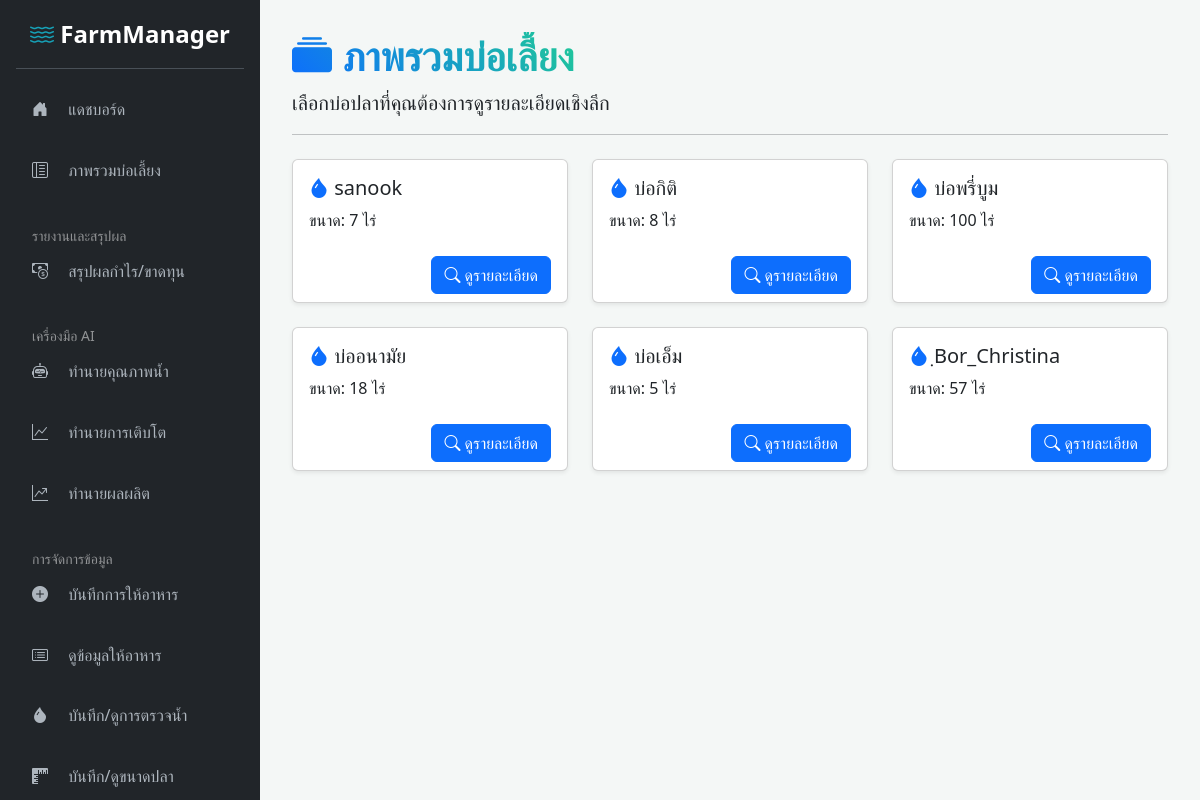
Page /view_ponds.php (signed in) on the committed database.
### tables this page shows
CREATE TABLE `ponds` (
  `id` int(11) NOT NULL,
  `name` varchar(100) NOT NULL,
  `size_rai` float NOT NULL
);

### view_ponds.php (the view, shortened to what this page needs)
<?php
include 'templates/sidebar_header.php';
$ponds_to_display = [];
if ($userRole === 'admin') {
    $stmt = $conn->query("SELECT * FROM ponds ORDER BY name ASC");
    $ponds_to_display = $stmt->fetchAll(PDO::FETCH_ASSOC);
}
?>
<h1 class="gradient-text fw-bolder"><i class="bi bi-collection-fill"></i> ภาพรวมบ่อเลี้ยง</h1>
<p class="lead">เลือกบ่อปลาที่คุณต้องการดูรายละเอียดเชิงลึก</p>
<hr class="mb-4">
<?php if (!empty($ponds_to_display)): ?>
    <div class="row row-cols-1 row-cols-md-2 row-cols-lg-3 g-4">
        <?php foreach ($ponds_to_display as $pond): ?>
            <div class="col">
                <div class="card h-100 shadow-sm">
                    <div class="card-body">
                        <h5 class="card-title"><i class="bi bi-droplet-fill text-primary"></i> <?= htmlspecialchars($pond['name']) ?></h5>
                        <p class="card-text">
                            ขนาด: <?= htmlspecialchars($pond['size_rai']) ?> ไร่
                        </p>
                    </div>
                    <div class="card-footer bg-transparent border-top-0 text-end">
                        <a href="pond_detail.php?id=<?= $pond['id'] ?>" class="btn btn-primary">
                            <i class="bi bi-search"></i> ดูรายละเอียด
                        </a>
                    </div>
                </div>
            </div>
        <?php endforeach; ?>
    </div>
<?php else: ?>
    <div class="alert alert-warning">
        ไม่พบบ่อปลาในความดูแลของคุณ
    </div>
<?php endif; ?>
<?php
include 'templates/sidebar_footer.php';
?>

### assets/css/custom.css (style rules this page uses)
:root { --primary-color: #0d6efd; --secondary-color: #6c757d; --sidebar-bg: #212529; --sidebar-link-color: #adb5bd; --sidebar-link-hover: #ffffff; --sidebar-link-active: #ffffff; }
body { background-color: #f4f7f6; min-height: 100vh; display: flex; }
.gradient-text { background-image: linear-gradient(45deg, var(--bs-primary), var(--bs-teal)); background-clip: text; -webkit-background-clip: text; color: transparent; display: inline-block; }

### rows in the picture
ponds: name "sanook", size_rai "7"
ponds: name "บ่อกิติ", size_rai "8"
ponds: name "บ่อพรี่บูม", size_rai "100"
ponds: name "บ่ออนามัย", size_rai "18"
ponds: name "บ่อเอ็ม", size_rai "5"
ponds: name "ฺBor_Christina", size_rai "57"
